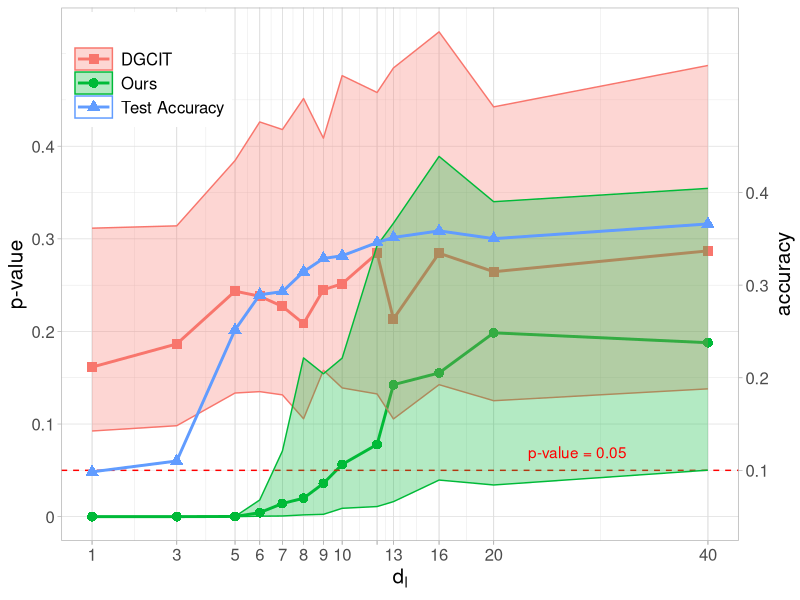
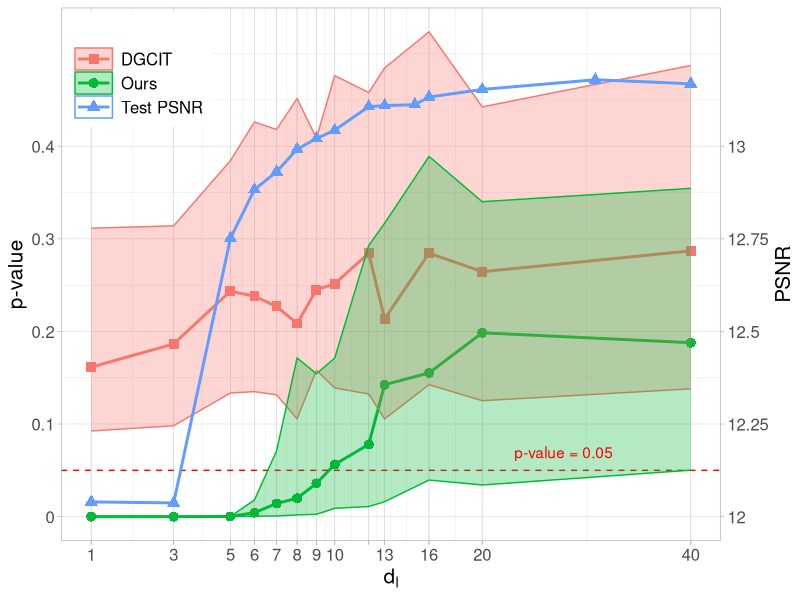

The R source for these figures, in order:
## ---- chunk 1
knitr::opts_chunk$set(echo = TRUE)
## ---- chunk 2
library(tidyverse)
## ---- chunk 3

plt_df_ours_ae <- data.frame(dim = c(1, 3, 5, 6, 7, 8, 9, 10, 12, 13, 16, 20, 40),
                   plow  = c( 0, 0, 0, 0.05, 0.07, 0.19, 0.25, 0.9, 1.09, 1.62, 3.95, 3.42, 5.02),
                   pmed  = c( 0, 0, 0.02, 0.43, 1.42, 1.99, 3.59, 5.64, 7.80, 14.25, 15.52, 19.85, 18.78),
                   phigh = c( 0, 0, 0.023, 1.80, 7.09, 17.14, 15.43, 17.12, 29.28, 31.68, 38.90, 34.01, 35.45),
                   type = "Ours"
                   )

plt_df_shi_ae <- data.frame(dim = c(1, 3, 5, 6, 7, 8, 9, 10, 12, 13, 16, 20, 40),
                   plow  = c( 9.25, 9.82, 13.35, 13.5, 13.15, 10.57, 15.8, 13.9, 13.25, 10.55, 14.25, 12.52, 13.8),
                   pmed  = c( 16.15, 18.65, 24.35, 23.8, 22.7, 20.85, 24.5, 25.15, 28.45, 21.35, 28.45, 26.45, 28.7),
                   phigh = c( 31.15, 31.4, 38.45, 42.62, 41.8, 45.15, 40.87, 47.62, 45.8, 48.45, 52.35, 44.25, 48.72),
                   type = "DGCIT"
                   )


plt_df_ae_all <- rbind(plt_df_ours_ae, plt_df_shi_ae)

## ---- chunk 4
base_line_acc <- 33.61 


plt_df_acc_ver2 <- data.frame(dim = c(1, 3, 5, 6, 7, 8, 9, 10, 12, 13, 16, 20, 40),
                   acc  = c( 9.84, 11.01, 25.17, 28.96, 29.3, 31.45, 32.88, 33.17, 34.6, 35.15, 35.86, 35.02, 36.61),
                   type = "Test acc 2"
                   )

plt_df_acc_psnr <- data.frame(dim = c(1, 3, 5, 6, 7, 8, 9, 10, 12, 13, 15, 16, 20, 30, 40),
                   acc  = 10*log10(1/c( 0.06252, 0.06256, 0.05307, 0.05149, 0.05092, 0.05021, 0.04988, 0.04962, 0.04890, 0.04887, 0.04884, 0.04861, 0.04838, 0.04809, 0.04821)),
                   type = "psnr"
                   )
## ---- chunk 5
# Load necessary libraries
library(ggplot2)
## ---- chunk 6

gg_color_hue <- function(n) {
  hues = seq(15, 375, length = n + 1)
  hcl(h = hues, l = 65, c = 100)[1:n]
}
## ---- chunk 7
acc_label = "Test Accuracy"
move_y = 5
scale_y = 1
input_p_val_df = plt_df_ae_all
input_acc_df = plt_df_acc_ver2 

ggplot() +
  geom_line(linewidth=1, data = input_p_val_df, mapping = aes(x = dim, y = pmed, col = type)) +
  geom_point(size=3, data = input_p_val_df, mapping = aes(x = dim, y = pmed, col = type, shape = type)) +
  theme_light() +
  labs(x = quote(d[l]), y = "p-value") +
  scale_x_continuous(trans='sqrt',
                     breaks = input_p_val_df$dim,
                     labels = input_p_val_df$dim,
                     guide = guide_axis(check.overlap = TRUE)) +
  # ylim(0, 0.5) +
  geom_hline(yintercept = 5, linetype = 'dashed', color = 'red') +
  geom_ribbon(data = input_p_val_df, aes(x = dim, y = pmed, col = type, ymin=plow, ymax=phigh, fill = type), alpha = 0.3)+
  # theme(axis.text=element_text(size=10))+
  theme(text=element_text(size=15)) + 
  geom_line(linewidth=1, data = input_acc_df, aes(x = dim, y = (acc - move_y)*scale_y, col = acc_label)) +  
  geom_point(size=3, data = input_acc_df, aes(x = dim, y = (acc -move_y)*scale_y, col = acc_label, shape = acc_label)) + 
  geom_ribbon(data = input_acc_df, aes(x = dim, y = (acc -move_y)*scale_y, col = acc_label, ymin=(acc -move_y)*scale_y, ymax=(acc -move_y)*scale_y, fill = acc_label), alpha = 0.0) +
  scale_y_continuous(
    name = "p-value",
    sec.axis = sec_axis(trans = (~ ./scale_y +move_y),# Adjust the secondary axis
                        name = "accuracy",
                        breaks = c(10, 20, 30, 40),
                        labels = c(0.1, 0.2, 0.3, 0.4),
                        guide = guide_axis(check.overlap = TRUE)),
    breaks = c(0, 10, 20, 30, 40),
    labels = c(0, 0.1, 0.2, 0.3, 0.4)
  ) +
  theme(
    axis.title.y.right = element_text(angle = 90, vjust = 0.5)
  )+
  # geom_hline(yintercept = (base_line_acc - move_y)*scale_y, linetype = 'dashed', color = 'Black') +  # Adjust for scaling
  # annotate("text", x = max(plt_df_acc_ae$dim) -20, y =(base_line_acc - move_y)*scale_y, label = "baseline MSE", color = "Black", vjust = -1)+ 
  annotate("text", x = max(input_p_val_df$dim) - 13 , y = 5, label = "p-value = 0.05", color = "red", vjust = -1)+ 
  theme(legend.position = c(0.01, 1 - 0.01), legend.justification = c(0.01, 1 - 0.01))  + 
  scale_colour_manual(name = "", values = gg_color_hue(3) ) +
  scale_shape_manual(name = "", values = c(15, 16, 17)) + 
  guides(fill=guide_legend(title=""))+
  theme(legend.key.width=unit(1,"cm"))

# ggsave(filename = "image_denoiseAE_01.png", dpi = 300)
## ---- chunk 8
acc_label = "Test PSNR"
move_y = 12
scale_y = 40
input_p_val_df = plt_df_ae_all
input_acc_df = plt_df_acc_psnr

ggplot() +
  geom_line(linewidth=1, data = input_p_val_df, mapping = aes(x = dim, y = pmed, col = type)) +
  geom_point(size=3, data = input_p_val_df, mapping = aes(x = dim, y = pmed, col = type, shape = type)) +
  theme_light() +
  labs(x = quote(d[l]), y = "p-value") +
  scale_x_continuous(trans='sqrt',
                     breaks = input_p_val_df$dim,
                     labels = input_p_val_df$dim,
                     guide = guide_axis(check.overlap = TRUE)) +
  # ylim(0, 0.5) +
  geom_hline(yintercept = 5, linetype = 'dashed', color = 'red') +
  geom_ribbon(data = input_p_val_df, aes(x = dim, y = pmed, col = type, ymin=plow, ymax=phigh, fill = type), alpha = 0.3)+
  # theme(axis.text=element_text(size=10))+
  theme(text=element_text(size=15)) + 
  geom_line(linewidth=1, data = input_acc_df, aes(x = dim, y = (acc - move_y)*scale_y, col = acc_label)) +  
  geom_point(size=3, data = input_acc_df, aes(x = dim, y = (acc -move_y)*scale_y, col = acc_label, shape = acc_label)) + 
  geom_ribbon(data = input_acc_df, aes(x = dim, y = (acc -move_y)*scale_y, col = acc_label, ymin=(acc -move_y)*scale_y, ymax=(acc -move_y)*scale_y, fill = acc_label), alpha = 0.0) +
  scale_y_continuous(
    name = "p-value",
    sec.axis = sec_axis(trans = (~ ./scale_y +move_y),# Adjust the secondary axis
                        name = "PSNR",
                        breaks = c(12, 12.25, 12.5, 12.75, 13),
                        labels = c(12, 12.25, 12.5, 12.75, 13),
                        guide = guide_axis(check.overlap = TRUE)),
    breaks = c(0, 10, 20, 30, 40),
    labels = c(0, 0.1, 0.2, 0.3, 0.4)
  ) +
  theme(
    axis.title.y.right = element_text(angle = 90, vjust = 0.5)
  )+
  # geom_hline(yintercept = (base_line_acc - move_y)*scale_y, linetype = 'dashed', color = 'Black') +  # Adjust for scaling
  # annotate("text", x = max(plt_df_acc_ae$dim) -20, y =(base_line_acc - move_y)*scale_y, label = "baseline MSE", color = "Black", vjust = -1)+ 
  annotate("text", x = max(input_p_val_df$dim) - 13 , y = 5, label = "p-value = 0.05", color = "red", vjust = -1)+ 
  theme(legend.position = c(0.01, 1 - 0.01), legend.justification = c(0.01, 1 - 0.01))  + 
  scale_colour_manual(name = "", values = gg_color_hue(3) ) +
  scale_shape_manual(name = "", values = c(15, 16, 17)) + 
  guides(fill=guide_legend(title=""))+
  theme(legend.key.width=unit(1,"cm"))

# ggsave(filename = "image_denoiseAE_02.png", dpi = 300)

